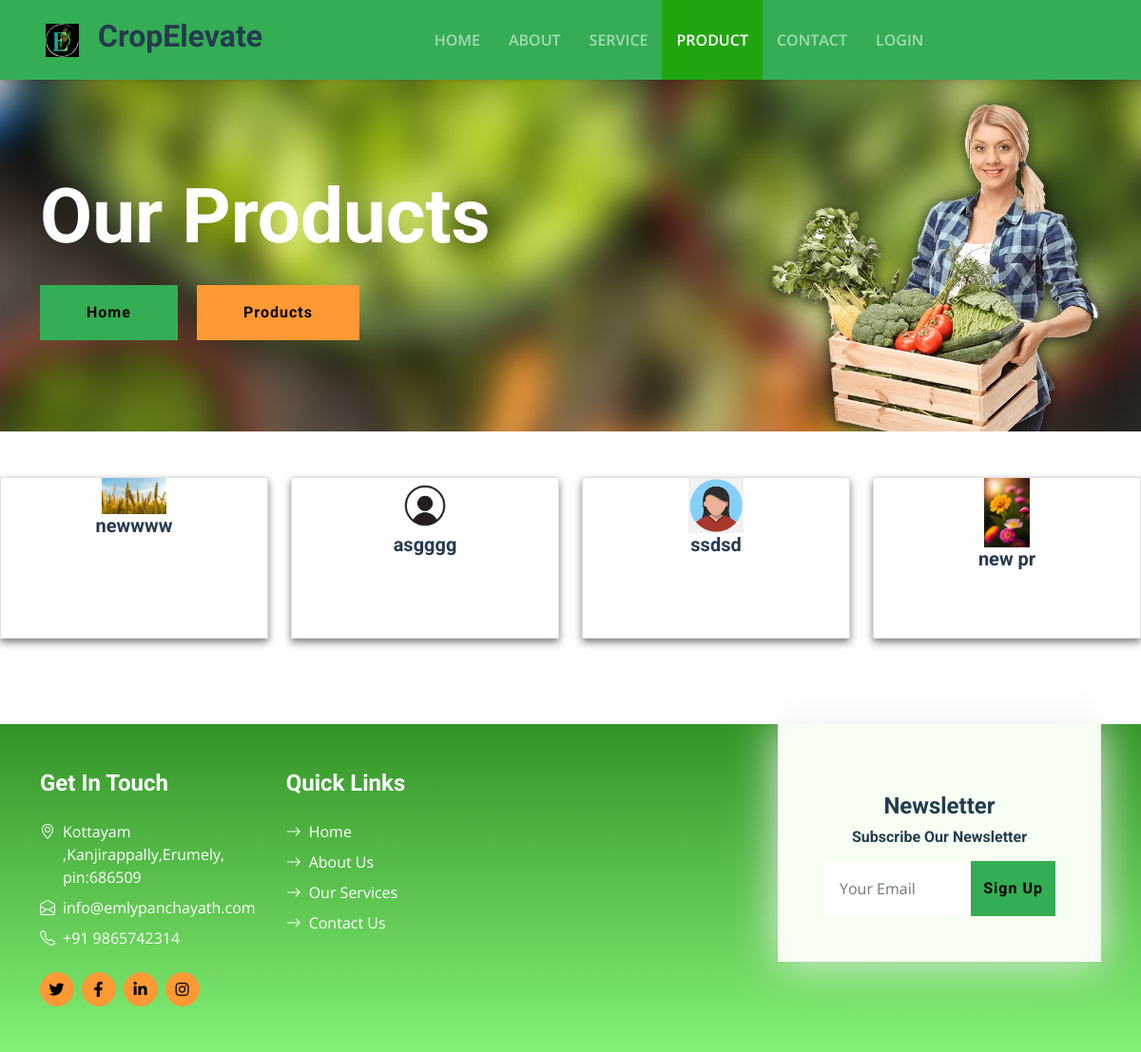
/product, run on an earlier commit of the app's database.
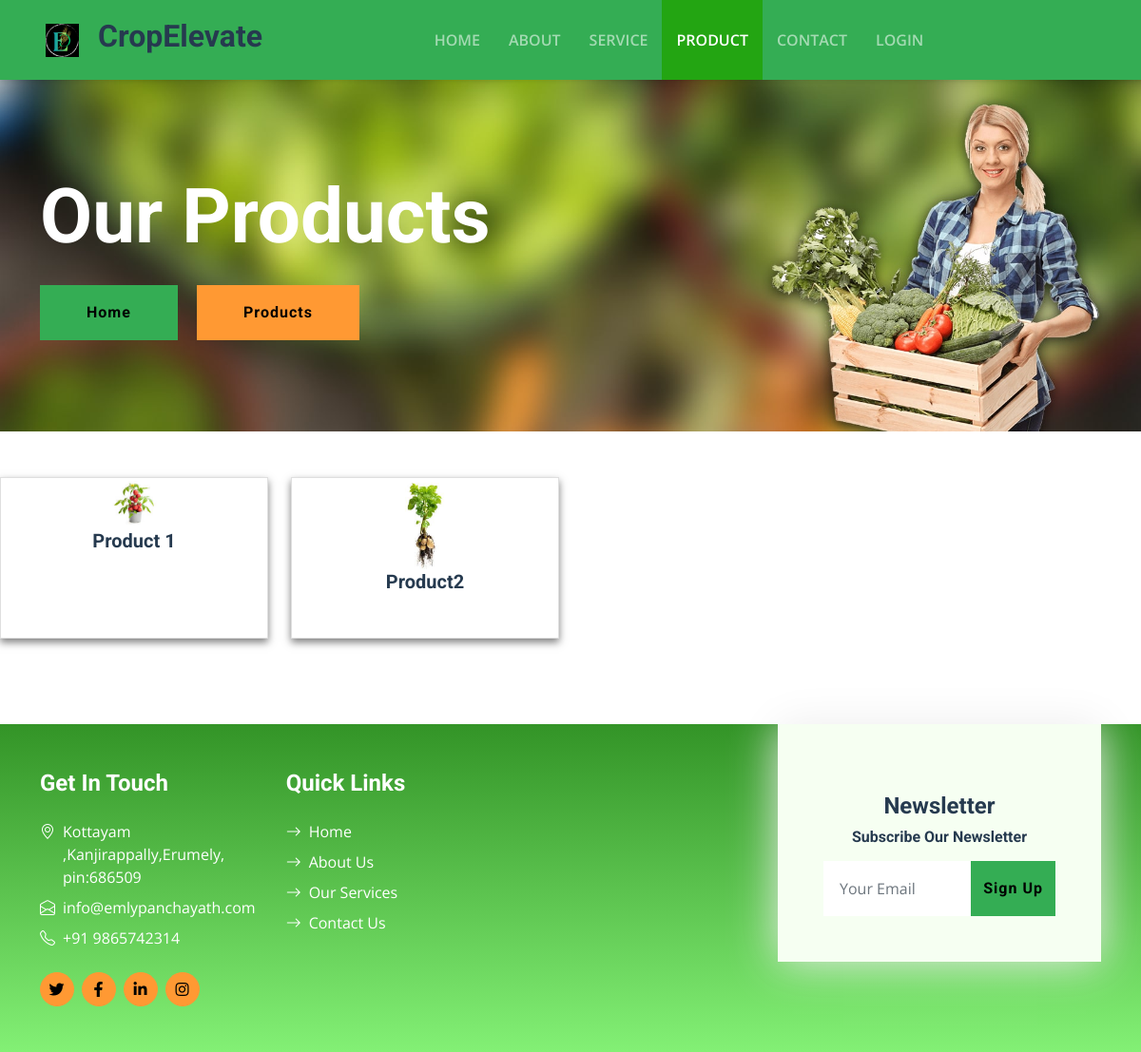
And on a later commit of the database.
### ceapp/models.py (models this page shows)
class Product(models.Model):
    blogname = models.CharField(max_length=100)
    blogimage =  models.ImageField(upload_to='blog/', null=True, blank=True)
    is_active = models.BooleanField(default=True)

### ceapp/views.py (the view)
# urls.py: path('product',views.product,name='product'),
def product(request):
    blogs = Product.objects.all()
    return render(request, 'product.html',{'blogs': blogs})

### templates/product.html (shortened to what the changed rows need)
{% load static %}
<!DOCTYPE html>
<html lang="en">
<head>
    <link href="https://cdnjs.cloudflare.com/ajax/libs/font-awesome/5.15.0/css/all.min.css" rel="stylesheet">
    <link href="https://cdn.jsdelivr.net/npm/bootstrap-icons@1.4.1/font/bootstrap-icons.css" rel="stylesheet">
    <link href="{% static 'lib/owlcarousel/assets/owl.carousel.min.css' %}" rel="stylesheet">
    <link href="{% static 'css/bootstrap.min.css' %}" rel="stylesheet">
    <link href="{% static 'css/style.css' %}" rel="stylesheet">
</head>
<body>
    <nav class="navbar navbar-expand-lg bg-primary navbar-dark shadow-sm py-3 py-lg-0 px-3 px-lg-5">
        <h2 style="margin-left:20px;">CropElevate</h2>
    </nav>
    <div class="container-fluid bg-primary py-5 bg-hero mb-5">
        <div class="container py-5">
            <div class="row justify-content-start">
                <div class="col-lg-8 text-center text-lg-start">
                    <h1 class="display-1 text-white mb-md-4">Our Products</h1>
                </div>
            </div>
        </div>
    </div>
            <div class="row">
                            {% for blog in blogs %}
                            <div class="col-md-3">
                                <div class="card custom-card">
                                    <div class="doctor-img">
                                        {% if blog.blogimage %}
                                            <a class="avatar" href="#"><img alt="" src="{{ blog.blogimage.url }}"></a>
                                        {% endif %}
                                        <div class="doctor-img">
                                            {% if blog.blogname %}
                                                <h5 class="card-title">{{ blog.blogname }}</h5>
                                            {% endif %}
                                        </div>
                                    </div>
                                </div>
                            </div>
                        {% endfor %}
                        </div>
</body>
</html>

What changed in the data, as far as the page shows it:
removed Product: blogimage (picture), blogname "newwww"
removed Product: blogimage (picture), blogname "asgggg"
removed Product: blogimage (picture), blogname "ssdsd"
removed Product: blogimage (picture), blogname "new pr"
added Product: blogimage (picture), blogname "Product 1"
added Product: blogimage (picture), blogname "Product2"
